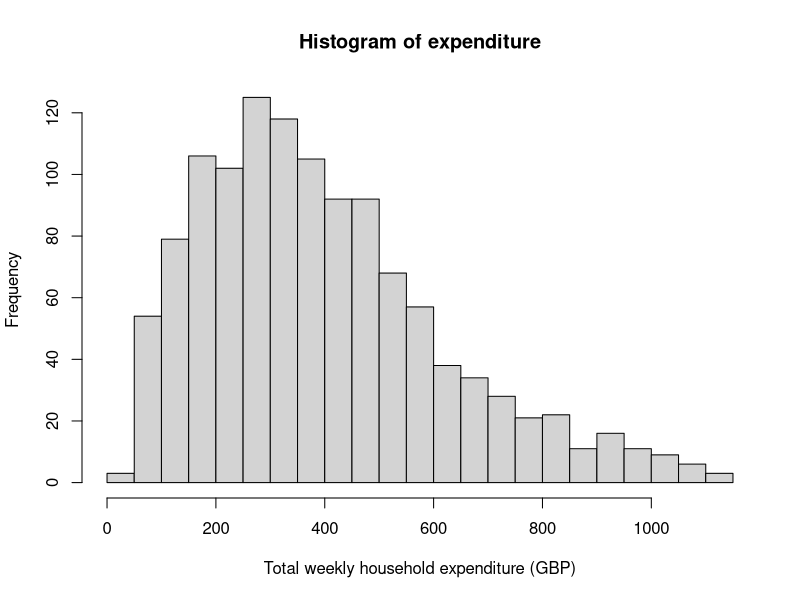
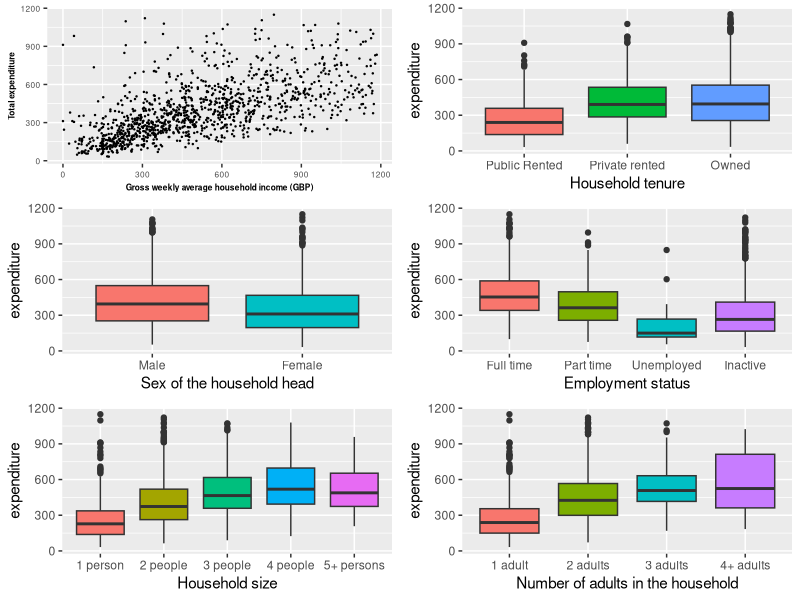
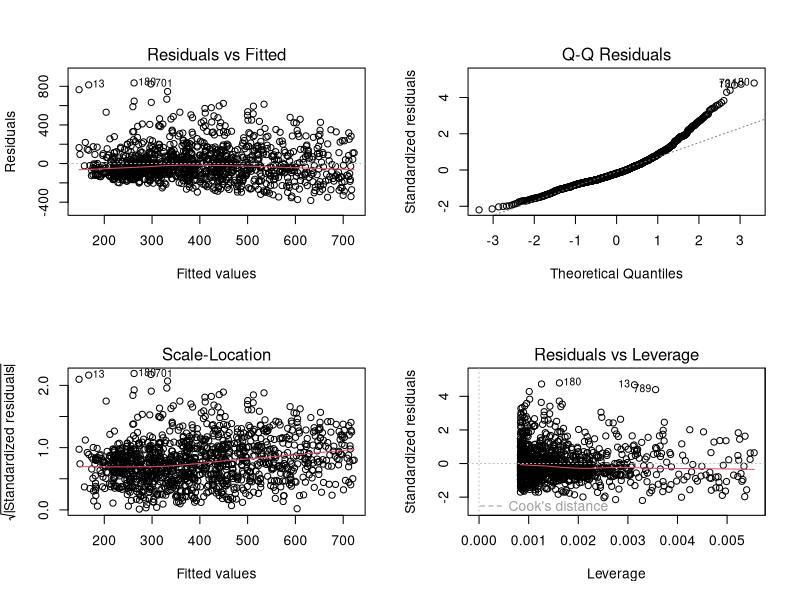
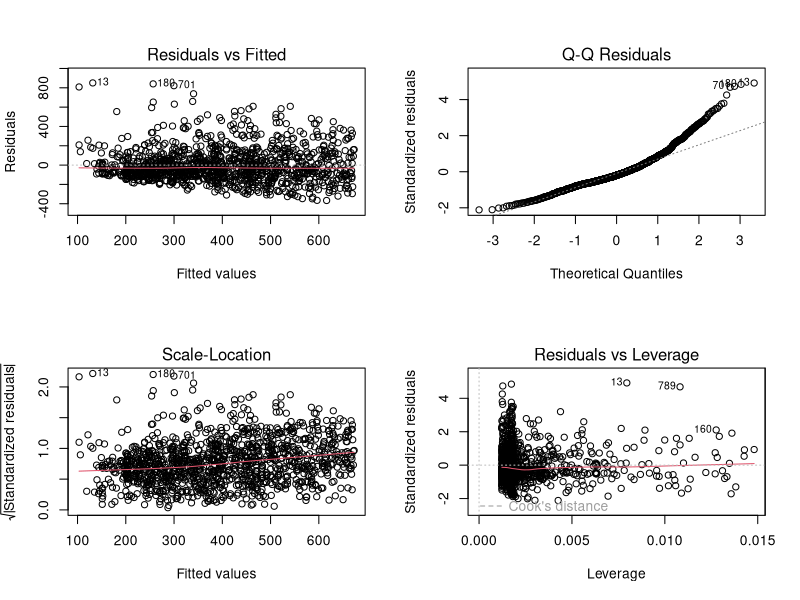
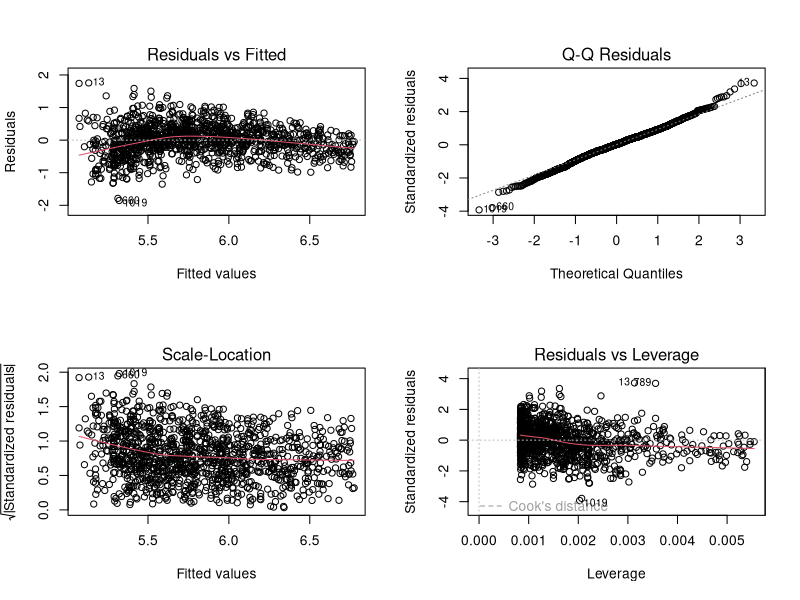
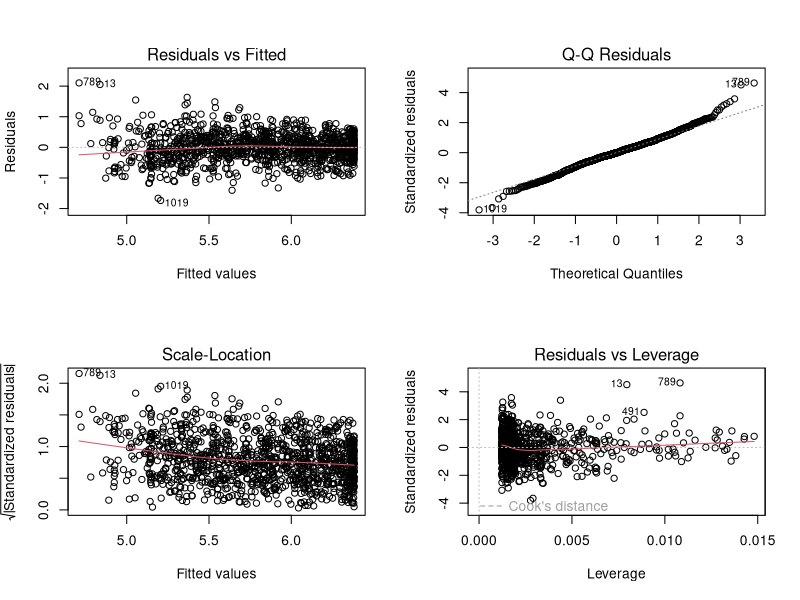

R code for these plots, in order:
## ---- chunk 1
#Initial environment setup
setwd("~/Desktop/GLM/Coursework/GLM-CW")
expend.df <- read.table("expenditure.txt")
library(tidyverse)
library(kableExtra)
library(gridExtra)
library(broom)
## ---- chunk 2
#Data cleaning

#coding variables as factors
expend.df$house.ten <- factor(expend.df$house.ten,levels=c(1:3),labels=c("Public Rented","Private rented","Owned"))
expend.df$sex.hh <- factor(expend.df$sex.hh,levels=c(1,2),labels=c("Male","Female"))
expend.df$lab.force <- factor(expend.df$lab.force,levels=c(1:4),labels=c("Full time", "Part time","Unemployed","Inactive"))
expend.df$hh.size <- factor(expend.df$hh.size,levels=c(1:5),labels = c("1 person","2 people","3 people","4 people","5+ persons"))
expend.df$hh.adults <- factor(expend.df$hh.adults,levels = c(1:4), labels = c("1 adult","2 adults","3 adults","4+ adults"))

## ---- chunk 3
#Histogram to examine the expenditure
hist(expend.df$expenditure,breaks = 20,
     xlab = "Total weekly household expenditure (GBP)",
     main = "Histogram of expenditure")

#Creating the 
#scatter plot to look at relationship between income and expenditure
p1<-ggplot(data=expend.df,aes(x=income,y=expenditure))+
  geom_point(size=0.2)+
  xlab("Gross weekly average household income (GBP)")+
  ylab("Total expenditure")+
  theme(axis.text=element_text(size=6),
        axis.title=element_text(size=6,face="bold"))

#boxplots
p2<-ggplot(data=expend.df,aes(y=expenditure,x=house.ten,fill=house.ten))+
  geom_boxplot()+
  xlab("Household tenure")+
  guides(fill=F)

#scale_fill_discrete(name="Household\ntenure")

p3<-ggplot(data=expend.df,aes(y=expenditure,x=sex.hh,fill=sex.hh))+
  geom_boxplot()+
  xlab("Sex of the household head")+
  guides(fill=F)
  
p4<-ggplot(data=expend.df,aes(y=expenditure,x=lab.force,fill=lab.force))+
  geom_boxplot()+
  xlab("Employment status")+
  guides(fill=F)

p5<-ggplot(data=expend.df,aes(y=expenditure,x=hh.size,fill=hh.size))+
  geom_boxplot()+
  xlab("Household size")+
  guides(fill=F)

p6<-ggplot(data=expend.df,aes(y=expenditure,x=hh.adults,fill=hh.adults))+
  geom_boxplot()+
  xlab("Number of adults in the household")+
  guides(fill=F)

grid.arrange(p1,p2,p3,p4,p5,p6,ncol=2,nrow=3)
## ---- chunk 4
#Question 2
lm.income<-lm(expenditure~income,data = expend.df)
#summary(lm.income)
as.data.frame(tidy(lm.income)[,1:3])%>%
  kable(escape = F)%>%
  kable_styling(font_size = 15)
par(mfrow=c(2,2))
plot(lm.income)
# #as expected the normal QQ plot shows 'bad fit'

# #try gamma as good for postively skewed continous data
# gamma.income <-glm(expenditure~income,data=expend.df,family="Gamma")
# summary(gamma.income)
# plot(gamma.income)
# #bad fit (explain)
# 
# #out of all models log linear is the most appropriate
## ---- chunk 5
#Question 3
lm.income.sqd <- lm(expenditure~income+I(income^2),data = expend.df)
tidy(lm.income.sqd)[,1:3]%>%
  kable(escape = F)%>%
  kable_styling(font_size = 15)
par(mfrow=c(2,2))
plot(lm.income.sqd)

# lm.log.income.sqd <- lm(log(expenditure)~income+I(income^2),data = expend.df)
# summary(lm.log.income.sqd)
# plot(lm.log.income.sqd)
# 
# gamma.income.sqd <-glm(expenditure~income+I(income^2),data=expend.df,family="Gamma")
# summary(gamma.income.sqd)
# plot(gamma.income.sqd)
## ---- chunk 6
#Question 4
lm.log.income<-lm(log(expenditure)~income,data = expend.df)
tidy(lm.log.income)[,1:3]%>%
  kable(escape = F)%>%
  kable_styling(font_size = 15)
par(mfrow=c(2,2))
plot(lm.log.income)
# #QQ plot much better but not sure about the residual vs fitted if the variance decreases as fitted value increases
## ---- chunk 7
lm.log.income.sqd <- lm(log(expenditure)~income+I(income^2),data = expend.df)
summary(lm.log.income.sqd)
par(mfrow=c(2,2))
plot(lm.log.income.sqd)
